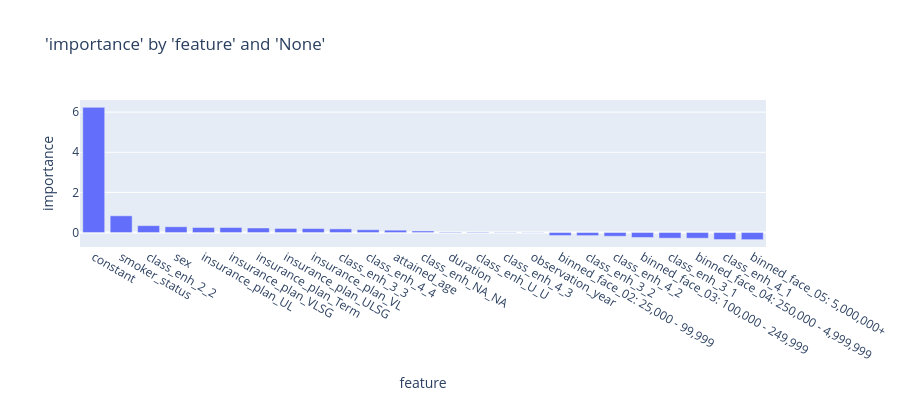

Notebook code for this chart:
### Code cell
charters.chart(
    df=importance, x_axis="feature", y_axis="importance", type="bar", y_sort=True
)

### Figure 1 — Plotly figure (JSON) as saved in the notebook; plotly's stock layout.template omitted (floating-point values rounded to 4 significant figures)
{"data": [{"hovertemplate": "feature=%{x}<br>importance=%{y}<extra></extra>", "legendgroup": "", "marker": {"color": "#636efa", "pattern": {"shape": ""}}, "name": "", "orientation": "v", "showlegend": false, "textposition": "auto", "type": "bar", "x": ["constant", "smoker_status", "class_enh_2_2", "sex", "insurance_plan_UL", "insurance_plan_VLSG", "insurance_plan_Term", "insurance_plan_ULSG", "insurance_plan_VL", "class_enh_3_3", "class_enh_4_4", "attained_age", "class_enh_NA_NA", "duration", "class_enh_U_U", "class_enh_4_3", "observation_year", "binned_face_02: 25,000 - 99,999", "class_enh_3_2", "class_enh_4_2", "binned_face_03: 100,000 - 249,999", "class_enh_3_1", "binned_face_04: 250,000 - 4,999,999", "class_enh_4_1", "binned_face_05: 5,000,000+"], "xaxis": "x", "y": [6.239, 0.8343, 0.3427, 0.288, 0.2519, 0.2504, 0.2269, 0.2044, 0.1986, 0.1824, 0.1392, 0.1171, 0.07841, 0.02871, 0.02707, 0.01591, -0.009817, -0.1491, -0.1537, -0.1852, -0.2449, -0.2811, -0.2832, -0.3486, -0.3542], "yaxis": "y"}], "layout": {"barmode": "relative", "height": 400, "legend": {"tracegroupgap": 0}, "title": {"text": "'importance' by 'feature' and 'None'"}, "xaxis": {"anchor": "y", "domain": [0, 1], "title": {"text": "feature"}}, "yaxis": {"anchor": "x", "domain": [0, 1], "title": {"text": "importance"}, "type": "-"}}}
